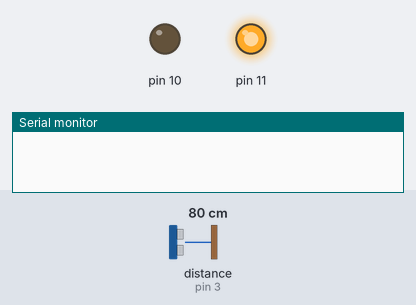
Bench run of a sketch on a simulated Arduino Uno, built with avr-gcc and run on an emulated ATmega328P. Shown: output pins drawn as LEDs (lit = HIGH), the last lines printed to the serial monitor. Wiring (inferred from the names in the program): ultrasonic range finder: trigger pin 2; echo pin 3. Inputs (shaded band) come from the test bench; at power-on: distance to the obstacle (sensor on pin 3) 80 cm. The echo pulse lasts 58.3 µs per cm; pins used as bus, display or sensor lines are not drawn.

Above: at 1.2 s.
1.3 s: distance to the obstacle (sensor on pin 3) set to 23 cm
2.8 s: distance to the obstacle (sensor on pin 3) set to 18 cm
At 4.0 s:
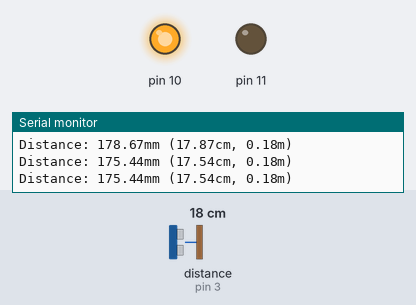
4.3 s: distance to the obstacle (sensor on pin 3) set to 35 cm
At 5.5 s:
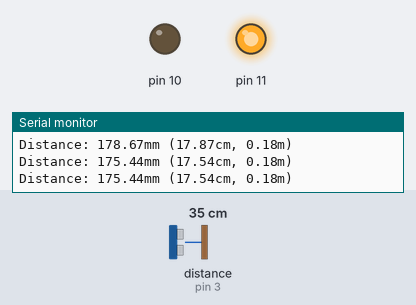
5.8 s: distance to the obstacle (sensor on pin 3) set to 2 cm
At 6.4 s:
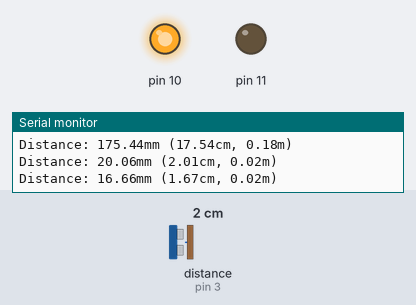
Timing chart, 0 to 8.3 s (numbered marks = the images above; inputs shaded):
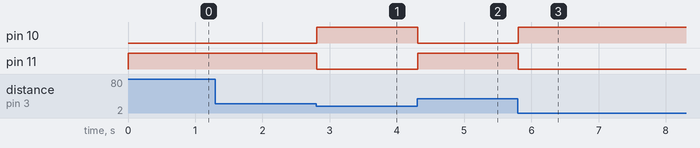

Measured:
- the behaviour switches between 21 and 20 cm on distance to the obstacle (sensor on pin 3) (found by bisection; images 0 and 1)
- after the input at 1.3 s, every drawn part: stays the same
- after the input at 2.8 s, pin 10: LOW → HIGH at once; pin 11: HIGH → LOW at once
- after the input at 4.3 s, pin 10: HIGH → LOW at once; pin 11: LOW → HIGH at once
- after the input at 5.8 s, pin 10: LOW → HIGH at once; pin 11: HIGH → LOW at once

The sketch:

sketch.ino
```cpp
/* Constantes pour les broches */
const byte TRIGGER_PIN1 = 2; // Broche TRIGGER
const byte ECHO_PIN1 = 3; // Broche ECHO

/* Constantes pour le timeout */
const unsigned long MEASURE_TIMEOUT1 = 25000UL; // 25ms = ~8m à 340m/s

/* Vitesse du son dans l'air en mm/us */
const float SOUND_SPEED1 = 340.0 / 1000;

const float distance_min1 = 200 ;// distance minimale en mm


void setup() {
/* Initialise le port série */
  pinMode(10, OUTPUT);
  pinMode(11, OUTPUT);
  Serial.begin(115200);
  Serial.begin(115200);

  /* Initialise les broches */

  pinMode(TRIGGER_PIN1, OUTPUT);
  digitalWrite(TRIGGER_PIN1, LOW); // La broche TRIGGER doit être à LOW au repos
  pinMode(ECHO_PIN1, INPUT);

}

void loop() {
  /* 1. Lance une mesure de distance en envoyant une impulsion HIGH de 10µs sur la broche TRIGGER */
  digitalWrite(TRIGGER_PIN1, HIGH);
  delayMicroseconds(10);
  digitalWrite(TRIGGER_PIN1, LOW);


  /* 2. Mesure le temps entre l'envoi de l'impulsion ultrasonique et son écho (si il existe) */
  long measure1 = pulseIn(ECHO_PIN1, HIGH, MEASURE_TIMEOUT1);

  /* 3. Calcul la distance à partir du temps mesuré */
  float distance_mm1 = measure1 / 2.0 * SOUND_SPEED1;

  if(distance_mm1 < distance_min1) {

    /* Affiche les résultats en mm, cm et m */
    Serial.print(F("Distance: "));
    Serial.print(distance_mm1);
    Serial.print(F("mm ("));
    Serial.print(distance_mm1 / 10.0, 2);
    Serial.print(F("cm, "));
    Serial.print(distance_mm1 / 1000.0, 2);
    Serial.println(F("m)"));

    digitalWrite(10, HIGH);   // turn the LED on (HIGH is the voltage level)
    digitalWrite(11, LOW);

    /* Délai d'attente pour éviter d'afficher trop de résultats à la seconde */
    delay(500);
  }else{
    digitalWrite(10, LOW);
    digitalWrite(11, HIGH);


  }
}
```
